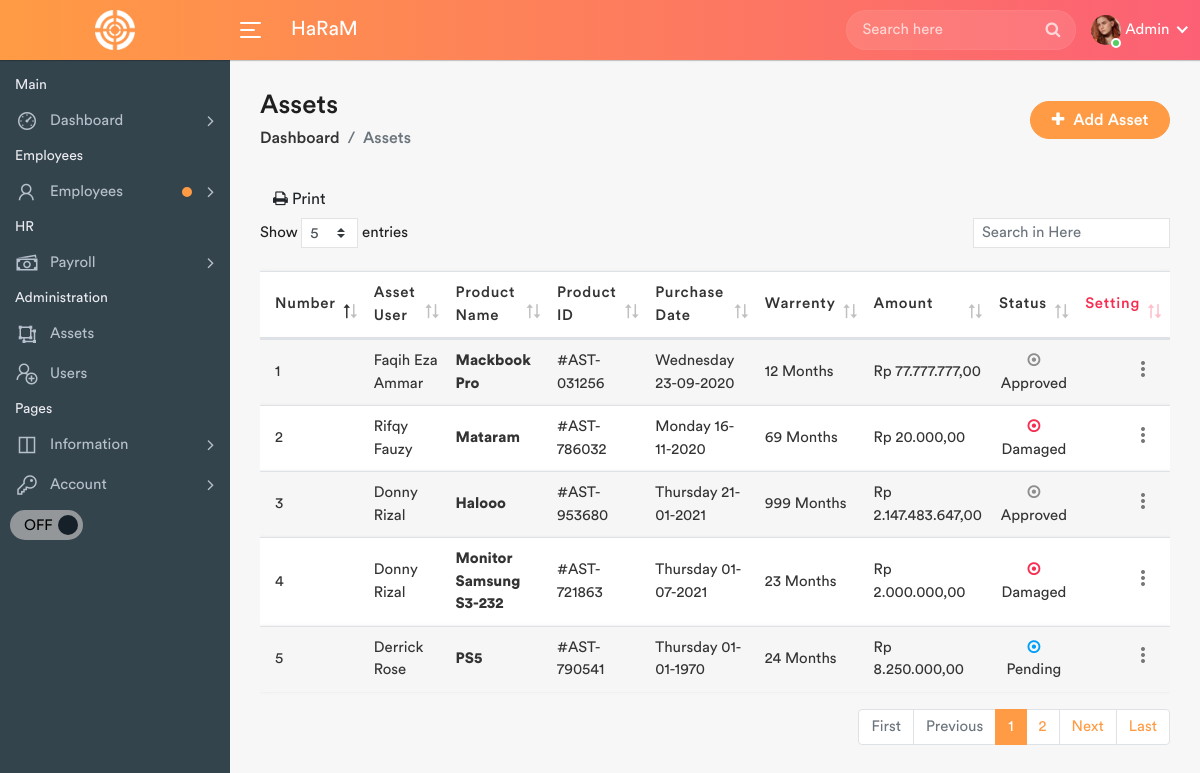
The page /assets.php (signed in) on the database its author committed.
### tables this page shows
CREATE TABLE `assets` (
  `id` int(11) NOT NULL,
  `assetName` varchar(200) NOT NULL,
  `assetId` varchar(200) NOT NULL,
  `PurchaseDate` varchar(20) DEFAULT NULL,
  `PurchaseFrom` varchar(200) NOT NULL,
  `Manufacturer` varchar(200) NOT NULL,
  `Model` varchar(200) NOT NULL,
  `Status` int(10) NOT NULL,
  `Supplier` varchar(255) NOT NULL,
  `AssetCondition` varchar(255) NOT NULL,
  `Warranty` int(3) NOT NULL,
  `Price` int(255) NOT NULL,
  `Employee_Id` varchar(50) NOT NULL,
  `AssetUser` varchar(255) NOT NULL,
  `Description` varchar(255) NOT NULL,
  `DateTime` datetime NOT NULL DEFAULT current_timestamp()
);

### assets.php (the view, shortened to what this page needs)
<?php
$dbh = Database();
?>
<!DOCTYPE html>
<html lang="en">
<head>
	<link rel="stylesheet" href="assets/css/bootstrap.min.css">
	<link rel="stylesheet" href="assets/css/font-awesome.min.css">
	<link rel="stylesheet" href="assets/css/line-awesome.min.css">
	<link rel="stylesheet" href="assets/css/dataTables.bootstrap4.min.css">
	<link rel="stylesheet" href="assets/css/select2.min.css">
	<link rel="stylesheet" href="assets/css/bootstrap-datetimepicker.min.css">
	<link rel="stylesheet" href="assets/css/style.css" id="theme-link">
</head>
<body>
	<div class="main-wrapper">
		<?php
		include_once 'includes/header.php';
		include_once 'includes/sidebar.php';
		?>
		<div class="page-wrapper">
			<div class="content container-fluid">
				<div class="page-header">
					<div class="row align-items-center">
						<div class="col">
							<h3 class="page-title">Assets</h3>
							<ul class="breadcrumb">
								<li class="breadcrumb-item"><a href="index.html">Dashboard</a></li>
								<li class="breadcrumb-item active">Assets</li>
							</ul>
						</div>
						<div class="col-auto float-right ml-auto">
							<a href="javascript:void(0)" class="btn add-btn" data-toggle="modal" data-target="#add_asset"><i class="fa fa-plus"></i> Add Asset</a>
						</div>
					</div>
				</div>
				<a href="javascript:void(0)" class="btn btn-file" onclick="printDiv('print')"><i class="fa fa-print"></i> Print</a>
				<div class="row" id="print">
					<div class="col-md-12">
						<div class="table-responsive">
							<table class="table table-striped custom-table mb-0 dataTable js-exportable">
								<thead>
									<tr>
										<th class="text-left">Number</th>
										<th class="text-left">Asset User</th>
										<th class="text-left">Product Name</th>
										<th class="text-left">Product ID</th>
										<th class="text-left">Purchase Date</th>
										<th class="text-left">Warrenty</th>
										<th class="text-left">Amount</th>
										<th class="text-center">Status</th>
										<th class="text-danger text-right">Setting</th>
									</tr>
								</thead>
								<tbody>
									<?php
									$sql = "SELECT * FROM assets";
									$results2 = $dbh->query($sql);
									$cnt = 1;
									if ($results2->rowCount() > 0) {
										foreach ($results2 as $row) {
											$newdate = date("l d-m-Y", strtotime($row['PurchaseDate']));
									?>
											<tr>
												<td><?php echo htmlentities($cnt++); ?></td>
												<td><?php echo htmlentities($row['AssetUser']); ?></td>
												<td>
													<strong><?php echo htmlentities($row['assetName']); ?></strong>
												</td>
												<td><?php echo htmlentities($row['assetId']); ?></td>
												<td><?php echo htmlentities($newdate); ?></td>
												<td><?php echo htmlentities($row['Warranty']), " Months"; ?></td>
												<td><?php echo "Rp " . number_format((htmlentities($row['Price'])), 2, ',', '.'); ?></td>
												<td class="text-center">
													<?php
													if ($row['Status'] == 0) {
														echo '<a ><i class="fa fa-dot-circle-o text-info"></i> Pending</a>';
													} elseif ($row['Status'] == 1) {
														echo '<a ><i class="fa fa-dot-circle-o text-muted "></i> Approved</a>';
													} elseif ($row['Status'] == 2) {
														echo '<a ><i class="fa fa-dot-circle-o text-success"></i> Deployed</a>';
													} elseif ($row['Status'] == 3) {
														echo '<a ><i class="fa fa-dot-circle-o text-danger"></i> Damaged</a>';
													} ?>
												</td>
												<td class="text-right">
													<div class="dropdown dropdown-action">
														<a href="javascript:void(0)" class="action-icon dropdown-toggle" data-toggle="dropdown" aria-expanded="false"><i class="material-icons">more_vert</i></a>
													</div>
												</td>
											</tr>
									<?php
										}
									} ?>
								</tbody>
							</table>
						</div>
					</div>
				</div>
			</div>
		</div>
	</div>
</body>
</html>

### rows shown on the page
assets: AssetUser "Faqih Eza Ammar", assetName "Mackbook Pro", assetId "#AST-031256", PurchaseDate "Wednesday 23-09-2020", Warranty "12", Price "77.777.777,00", Status 1 (drawn)
assets: AssetUser "Rifqy Fauzy", assetName "Mataram", assetId "#AST-786032", PurchaseDate "Monday 16-11-2020", Warranty "69", Price "20.000,00", Status 3 (drawn)
assets: AssetUser "Donny Rizal", assetName "Halooo", assetId "#AST-953680", PurchaseDate "Thursday 21-01-2021", Warranty "999", Price "2.147.483.647,00", Status 1 (drawn)
assets: AssetUser "Donny Rizal", assetName "Monitor Samsung S3-232", assetId "#AST-721863", PurchaseDate "Thursday 01-07-2021", Warranty "23", Price "2.000.000,00", Status 3 (drawn)
assets: AssetUser "Derrick Rose", assetName "PS5", assetId "#AST-790541", PurchaseDate "Thursday 01-01-1970", Warranty "24", Price "8.250.000,00", Status 0 (drawn)

### other values the page prints
$_SESSION['userlogin'] "Admin"
